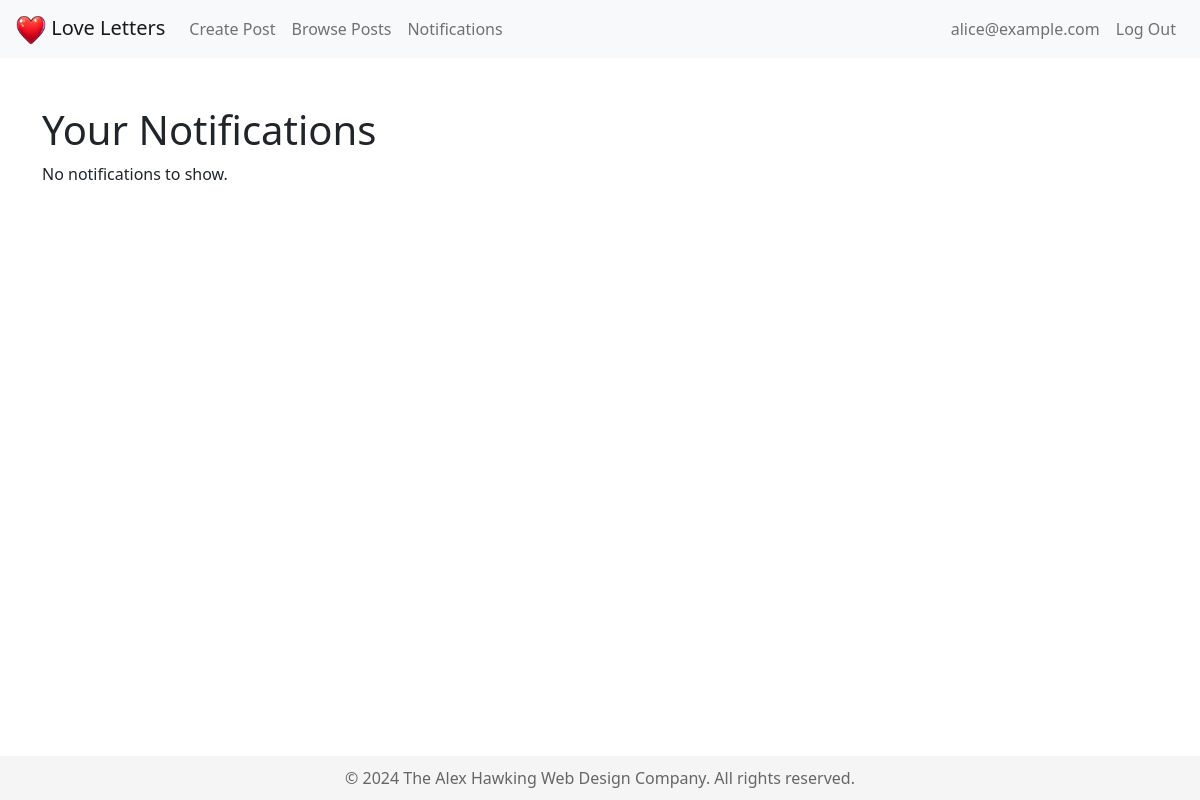
The page /auth/notifications (signed in) on the database as committed earlier.
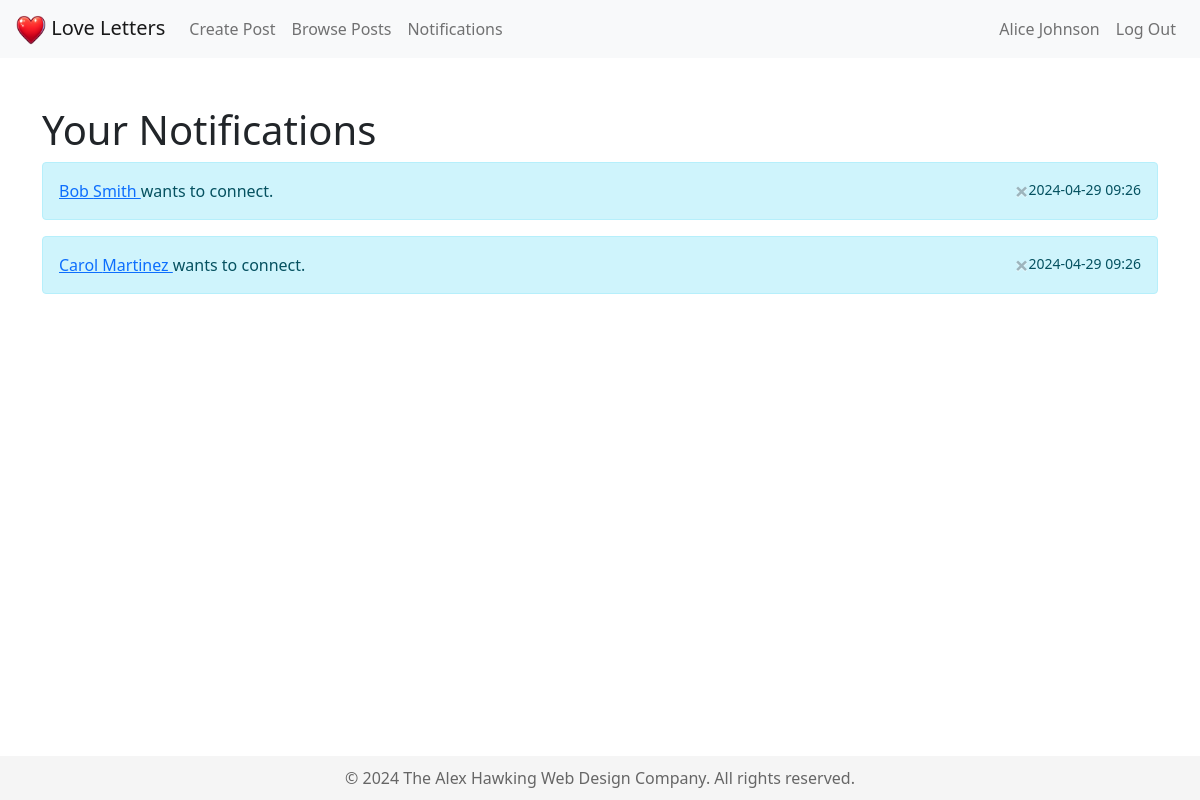
The same page on the database as committed later.
### models.py (models this page shows)
class Notification(db.Model):
    notification_id = db.Column(db.Integer, primary_key=True)
    user_id = db.Column(db.Integer, db.ForeignKey("user.user_id"), nullable=False)
    recipient_id = db.Column(db.Integer, db.ForeignKey("user.user_id"), nullable=False)
    post_id = db.Column(db.Integer, db.ForeignKey("post.post_id"), nullable=False)
    is_read = db.Column(db.Boolean, default=False)
    created_at = db.Column(db.DateTime, server_default=db.func.now())
    user = db.relationship(
        "User",
        backref=db.backref("sent_notifications", lazy="dynamic"),
        foreign_keys=[user_id],
    )
    recipient = db.relationship(
        "User",
        backref=db.backref("received_notifications", lazy="dynamic"),
        foreign_keys=[recipient_id],
    )
    post = db.relationship("Post")
    __table_args__ = (
        db.UniqueConstraint("user_id", "recipient_id", name="_user_recipient_uc"),
    )

class User(db.Model):
    user_id = db.Column(db.Integer, primary_key=True)
    first_name = db.Column(db.String(100), nullable=False)
    last_name = db.Column(db.String(100), nullable=False)
    gender = db.Column(db.String(50))
    email = db.Column(db.String(100), unique=True, nullable=False)
    password_hash = db.Column(db.String(128), nullable=False)
    phone_number = db.Column(db.String(50))
    socials = db.Column(JSON)
    posts = db.relationship("Post", backref="author", lazy=True)
    replies = db.relationship("Reply", backref="replier", lazy=True)

### blueprints/auth.py (the view)
@auth.route("/notifications")
def notifications():
    if "user_id" not in session:
        flash("You must be logged in to view notifications.", "warning")
        return redirect(url_for("auth.login"))
    user_id = session["user_id"]
    user_notifications = Notification.query.filter_by(recipient_id=user_id).all()
    return render_template("notifications.html", notifications=user_notifications)

### templates/notifications.html (shortened to what this page needs)
{% extends "base.html" %}
{% block content %}
<div class="container mt-5">
    <h1>Your Notifications</h1>
    {% for notification in notifications %}
    <div class="alert alert-info" role="alert">
        <a href="#" data-toggle="modal" data-target="#profileModal" onclick="loadUserProfile({{ notification.user_id }})">
            {{ notification.user.first_name }} {{ notification.user.last_name }}
        </a> wants to connect.
        <small class="float-right">{{ notification.created_at.strftime('%Y-%m-%d %H:%M') }}</small>
        <form action="{{ url_for('auth.dismiss_notification', notification_id=notification.notification_id) }}" method="post" style="display:inline;">
            <button type="submit" class="close" aria-label="Close">
                <span aria-hidden="true">&times;</span>
            </button>
        </form>
    </div>
    {% else %}
    <p>No notifications to show.</p>
    {% endfor %}
</div>
{% endblock %}

### templates/base.html (shortened to what this page needs)
<!doctype html>
<html lang="en">
  <head>
    <link
      rel="stylesheet"
      href="https://stackpath.bootstrapcdn.com/bootstrap/4.5.2/css/bootstrap.min.css"
    />
    <link
      rel="stylesheet"
      href="{{ url_for('static', filename='css/style.css') }}"
    />
    <link rel="stylesheet" href="https://cdnjs.cloudflare.com/ajax/libs/font-awesome/5.15.3/css/all.min.css">
  </head>
  <body>
    {% include 'components/navbar.html' %}
    <div id="particles-js" style="position: absolute; width: 100%; height: 100%; top: 0; left: 0; z-index: -1;"></div>
    {% block content %} {% endblock %}
    {% include 'components/footer.html' %}
    <link href="https://cdn.jsdelivr.net/npm/bootstrap@5.1.3/dist/css/bootstrap.min.css" rel="stylesheet">
  </body>
</html>

### templates/components/navbar.html (shortened to what this page needs)
<nav class="navbar navbar-expand-lg bg-light navbar-light">
    <a class="navbar-brand" href="{{ url_for('home') }}">
      <img src="{{ url_for('static', filename='images/heart.png') }}" width="30" height="30" alt="">
      Love Letters
    </a>
    <div class="collapse navbar-collapse" id="navbarNav">
      <ul class="navbar-nav">
        <li class="nav-item">
            <a class="nav-link" href="{{ url_for('post.create') }}"
              >Create Post</a
            >
            </li>
            <li class="nav-item">
            <a class="nav-link" href="{{ url_for('post.browse') }}"
              >Browse Posts</a
            >
            </li>
            <li class="nav-item">
            <a class="nav-link" href="{{ url_for('auth.notifications') }}">Notifications</a>
        </li>
      </ul>
      <ul class="navbar-nav ml-auto">
        {% if 'user_id' in session %}
        <li class="nav-item">
          <a class="nav-link" href="{{ url_for('auth.account') }}"
            >{{ session['user_name'] }}</a
          >
        </li>
        <li class="nav-item">
          <a class="nav-link" href="{{ url_for('auth.logout') }}">Log Out</a>
        </li>
        {% endif %}
      </ul>
    </div>
  </nav>

### templates/components/footer.html
<footer class="footer">
    <div class="container text-center">
      <span>© 2024 The Alex Hawking Web Design Company. All rights reserved.</span>
    </div>
  </footer>

### static/css/style.css (style rules this page uses)
html, body { height: 100%; margin: 0; padding: 0; display: flex; flex-direction: column; }
.footer { margin-top: auto; width: 100%; background-color: #f5f5f5; color: #666; text-align: center; padding: 10px 0; }
.close { color: #6c757d; }

Rows that differ between the two databases and show on the page:
added Notification: user.first_name "Bob", user.last_name "Smith", created_at "2024-04-29 09:26"
added Notification: user.first_name "Carol", user.last_name "Martinez", created_at "2024-04-29 09:26"
Other text that changed with them:
{{ session['user_name'] }}: "alice@example.com" → "Alice Johnson"
text no longer shown: "No notifications to show."
